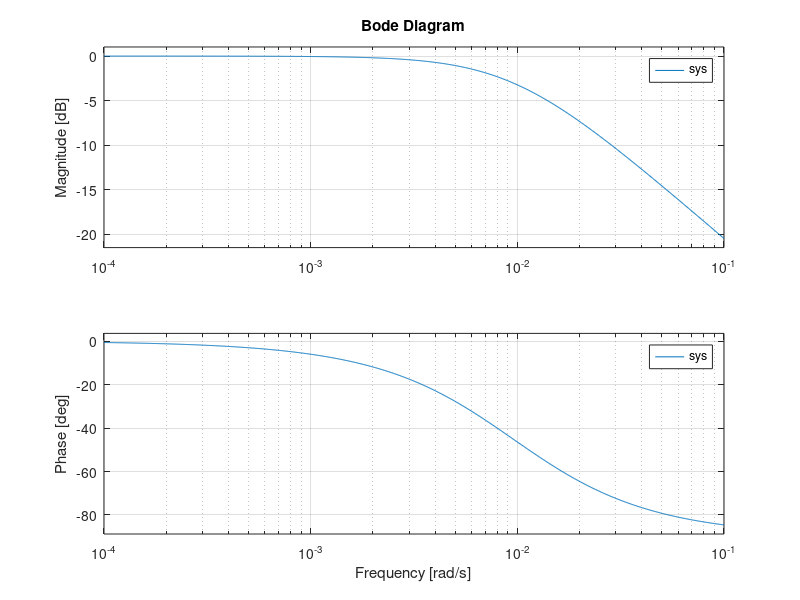

MATLAB code for this plot:
% ME 3001 - Dynamics, Modeling and Controls
% Tristan Hill - Spring 2020
% Frequency Response - Lecture 1 
clear variables;close all;clc


% define the time constant
tau=105;

% create a system object
sys=tf(1,[tau 1]) %  this is the First Order TF, T(s)=1/(tau*s+1)

% show a Bode Diagram
figure(1)
bode(sys);grid on

% she the 'time response' to the frequency input
  